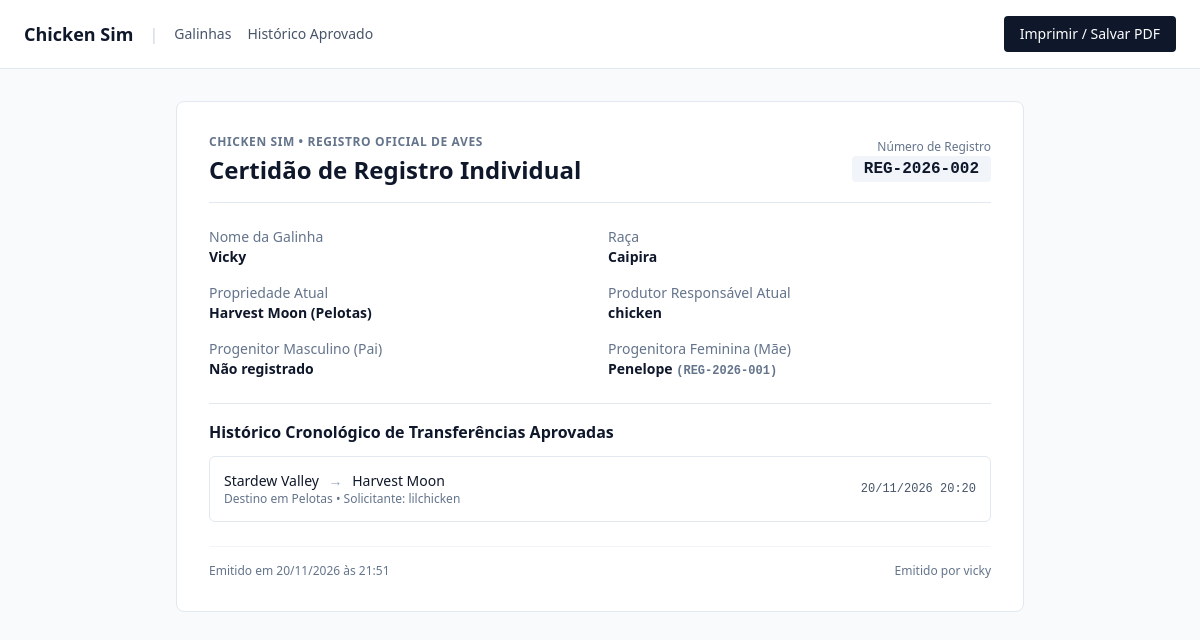
The app's page /galinhas/2/certidao/ (signed in) with its own data.
### cartorio/models.py (models this page shows, shortened)
class Animal(models.Model):
    SEXO_CHOICES = [
        ('M', 'Macho'),
        ('F', 'Fêmea'),
        ('N', 'Não definido'),
    ]
    STATUS_CHOICES = [
        ('ativo', 'Ativo'),
        ('inativo', 'Inativo'),
        ('morto', 'Morto'),
        ('transferido', 'Transferido'),
    ]
    numero_registro = models.CharField(max_length=50, unique=True) # RN01
    nome = models.CharField(max_length=150)
    especie = models.CharField(max_length=100, default='Galinha') # Default species is set to 'Galinha' (Chicken)
    raca = models.ForeignKey(Raca, on_delete=models.PROTECT)
    sexo = models.CharField(max_length=1, choices=SEXO_CHOICES)
    nascimento = models.DateField()
    propriedade_atual = models.ForeignKey(
        Propriedade, on_delete=models.PROTECT, related_name='animais'
    )
    pai = models.ForeignKey(
        'self',
        null=True,
        blank=True,
        on_delete=models.SET_NULL,
        related_name='filhos_pai'
    )
    mae = models.ForeignKey(
        'self',
        null=True,
        blank=True,
        on_delete=models.SET_NULL,
        related_name='filhos_mae'
    )
    status = models.CharField(
        max_length=20, choices=STATUS_CHOICES, default='ativo'
    )
    created_at = models.DateTimeField(auto_now_add=True)
    updated_at = models.DateTimeField(auto_now=True)

class Raca(models.Model):
    nome = models.CharField(max_length=100, unique=True)
    def __str__(self):
        return self.nome

class Propriedade(models.Model):
    nome = models.CharField(max_length=150)
    municipio = models.CharField(max_length=100)
    produtor = models.ForeignKey(
        Usuario, on_delete=models.CASCADE, related_name='propriedades'
    )

class Usuario(AbstractUser):
    is_cartorio = models.BooleanField(default=False)

class Transferencia(models.Model):
    STATUS_TRANSF = [
        ('pendente', 'Pendente'),
        ('aprovada', 'Aprovada'),
        ('rejeitada', 'Rejeitada'),
    ]
    animal = models.ForeignKey(
        Animal, on_delete=models.CASCADE, related_name='transferencias'
    )
    propriedade_origem = models.ForeignKey(
        Propriedade, on_delete=models.PROTECT, related_name='transferencias_saida'
    )
    propriedade_destino = models.ForeignKey(
        Propriedade, on_delete=models.PROTECT, related_name='transferencias_entrada'
    )
    solicitante = models.ForeignKey(Usuario, on_delete=models.CASCADE)
    status = models.CharField(
        max_length=20, choices=STATUS_TRANSF, default='pendente'
    )
    motivo_rejeicao = models.TextField(blank=True, null=True)
    observacao = models.TextField(blank=True, default='')
    data_solicitacao = models.DateTimeField(auto_now_add=True)
    data_decisao = models.DateTimeField(blank=True, null=True)
    analisado_por = models.ForeignKey(
        Usuario,
        null=True,
        blank=True,
        on_delete=models.SET_NULL,
        related_name='analises_realizadas'
    )

### cartorio/views.py (the view)
# urls.py: path('galinhas/<int:pk>/certidao/', AnimalCertidaoDetailView.as_view(), name='animal_certidao',),
class AnimalCertidaoDetailView(LoginRequiredMixin, DetailView):
    model = Animal
    template_name = 'cartorio/animal_certidao.html'
    context_object_name = 'animal'
    def get_queryset(self):
        return Animal.objects.select_related(
            'raca',
            'propriedade_atual',
            'propriedade_atual__produtor',
            'pai',
            'mae',
        )
    def dispatch(self, request, *args, **kwargs):
        animal = self.get_object()
        if not getattr(request.user, 'is_cartorio', False):
            produtor_id = getattr(animal.propriedade_atual, 'produtor_id', None)
            if produtor_id != request.user.pk:
                raise PermissionDenied(
                    'Você não tem permissão para emitir a certidão desta galinha.'
                )
        return super().dispatch(request, *args, **kwargs)
    def get_context_data(self, **kwargs):
        context = super().get_context_data(**kwargs)
        context['historico_transferencias'] = (
            Transferencia.objects.filter(animal=self.object, status='aprovada')
            .select_related(
                'propriedade_origem',
                'propriedade_origem__produtor',
                'propriedade_destino',
                'propriedade_destino__produtor',
                'solicitante',
            )
            .order_by('data_decisao', 'data_solicitacao', 'pk')
        )
        return context

### cartorio/templates/cartorio/animal_certidao.html (shortened to what this page needs)
<!DOCTYPE html>
<html lang="pt-br">
<head>
  <script src="https://cdn.tailwindcss.com"></script>
</head>
<body class="bg-slate-50 text-slate-800 min-h-screen print:bg-white">
  <nav class="bg-white border-b border-slate-200 px-6 py-4 flex items-center justify-between print:hidden">
    <div class="flex items-center gap-4">
      {% if request.user.is_cartorio %}
        <a href="{% url 'cartorio_dashboard' %}" class="font-bold text-lg text-slate-900">Chicken Sim</a>
        <span class="text-slate-300">|</span>
        <a href="{% url 'animal_list' %}" class="text-sm text-slate-600 hover:text-slate-900">Galinhas</a>
        <a href="{% url 'transferencia_historico' %}" class="text-sm text-slate-600 hover:text-slate-900">Histórico Aprovado</a>
      {% endif %}
    </div>
    <button
      type="button"
      onclick="window.print()"
      class="bg-slate-900 text-white text-sm font-medium px-4 py-2 rounded hover:bg-slate-800"
    >
      Imprimir / Salvar PDF
    </button>
  </nav>
  <main class="max-w-4xl mx-auto px-6 py-8 print:py-2 print:px-0">
    <section class="bg-white p-8 rounded-lg border border-slate-200 shadow-xs space-y-6 print:border print:border-slate-300 print:shadow-none">
      <header class="border-b border-slate-200 pb-4 flex flex-col sm:flex-row sm:items-center sm:justify-between gap-2">
        <div>
          <p class="text-xs uppercase tracking-wider text-slate-500 font-semibold">
            Chicken Sim &bull; Registro Oficial de Aves
          </p>
          <h1 class="text-2xl font-bold text-slate-900 mt-1">
            Certidão de Registro Individual
          </h1>
        </div>
        <div class="sm:text-right">
          <span class="text-xs text-slate-500 block">Número de Registro</span>
          <span class="font-mono text-base font-bold text-slate-900 bg-slate-100 px-3 py-1 rounded">
            {{ animal.numero_registro }}
          </span>
        </div>
      </header>
      <div class="grid grid-cols-1 sm:grid-cols-2 gap-4 text-sm">
        <div>
          <span class="text-slate-500 block">Nome da Galinha</span>
          <strong class="text-slate-900">{{ animal.nome }}</strong>
        </div>
        <div>
          <span class="text-slate-500 block">Raça</span>
          <strong class="text-slate-900">{{ animal.raca|default:"Não informada" }}</strong>
        </div>
        <div>
          <span class="text-slate-500 block">Propriedade Atual</span>
          <strong class="text-slate-900">
            {{ animal.propriedade_atual.nome }} ({{ animal.propriedade_atual.municipio }})
          </strong>
        </div>
        <div>
          <span class="text-slate-500 block">Produtor Responsável Atual</span>
          <strong class="text-slate-900">
            {{ animal.propriedade_atual.produtor.get_full_name|default:animal.propriedade_atual.produtor.username }}
          </strong>
        </div>
        <div>
          <span class="text-slate-500 block">Progenitor Masculino (Pai)</span>
          <strong class="text-slate-900">
            {% if animal.pai %}
              {{ animal.pai.nome }} <span class="font-mono text-xs text-slate-500">({{ animal.pai.numero_registro }})</span>
            {% else %}
              Não registrado
            {% endif %}
          </strong>
        </div>
        <div>
          <span class="text-slate-500 block">Progenitora Feminina (Mãe)</span>
          <strong class="text-slate-900">
            {% if animal.mae %}
              {{ animal.mae.nome }} <span class="font-mono text-xs text-slate-500">({{ animal.mae.numero_registro }})</span>
            {% else %}
              Não registrada
            {% endif %}
          </strong>
        </div>
      </div>
      <div class="pt-4 border-t border-slate-200 space-y-3">
        <h2 class="text-base font-bold text-slate-900">
          Histórico Cronológico de Transferências Aprovadas
        </h2>
        {% if historico_transferencias %}
          <ol class="divide-y divide-slate-100 border border-slate-200 rounded-md text-sm">
            {% for transf in historico_transferencias %}
              <li class="p-3.5 flex flex-col sm:flex-row sm:items-center sm:justify-between gap-2">
                <div>
                  <span class="font-medium text-slate-900">{{ transf.propriedade_origem.nome }}</span>
                  <span class="mx-1.5 text-slate-400">&rarr;</span>
                  <span class="font-medium text-slate-900">{{ transf.propriedade_destino.nome }}</span>
                  <span class="block text-xs text-slate-500">
                    Destino em {{ transf.propriedade_destino.municipio }} &bull; Solicitante: {{ transf.solicitante.username }}
                  </span>
                </div>
                <span class="text-xs text-slate-600 font-mono">
                  {{ transf.data_decisao|date:"d/m/Y H:i" }}
                </span>
              </li>
            {% endfor %}
          </ol>
        {% else %}
          <p class="text-sm text-slate-500">
            Nenhuma transferência aprovada registrada para este animal até o momento.
          </p>
        {% endif %}
      </div>
      <footer class="pt-4 border-t border-slate-100 flex items-center justify-between text-xs text-slate-500">
        <span>Emitido em {% now "d/m/Y \à\s H:i" %}</span>
        <span>Emitido por {{ request.user.username }}</span>
      </footer>
    </section>
  </main>
</body>
</html>

### records on screen
Animal: numero_registro "REG-2026-002", nome "Vicky", raca "Caipira", propriedade_atual.nome "Harvest Moon", propriedade_atual.municipio "Pelotas", propriedade_atual.produtor.get_full_name "chicken", mae.nome "Penelope", mae.numero_registro "REG-2026-001"
Usuario: user.username "vicky"
